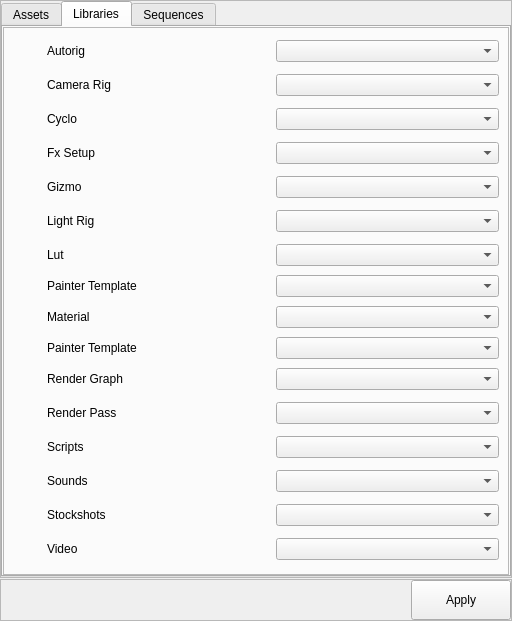
<?xml version="1.0" encoding="UTF-8"?>
<ui version="4.0">
 <class>Form</class>
 <widget class="QWidget" name="Form">
  <property name="geometry">
   <rect>
    <x>0</x>
    <y>0</y>
    <width>512</width>
    <height>605</height>
   </rect>
  </property>
  <property name="windowTitle">
   <string>Form</string>
  </property>
  <layout class="QVBoxLayout" name="verticalLayout">
   <property name="spacing">
    <number>1</number>
   </property>
   <property name="leftMargin">
    <number>0</number>
   </property>
   <property name="topMargin">
    <number>0</number>
   </property>
   <property name="rightMargin">
    <number>0</number>
   </property>
   <property name="bottomMargin">
    <number>0</number>
   </property>
   <item>
    <widget class="QFrame" name="frame">
     <property name="frameShape">
      <enum>QFrame::StyledPanel</enum>
     </property>
     <property name="frameShadow">
      <enum>QFrame::Raised</enum>
     </property>
     <layout class="QVBoxLayout" name="verticalLayout_2">
      <property name="spacing">
       <number>1</number>
      </property>
      <property name="leftMargin">
       <number>0</number>
      </property>
      <property name="topMargin">
       <number>0</number>
      </property>
      <property name="rightMargin">
       <number>0</number>
      </property>
      <property name="bottomMargin">
       <number>0</number>
      </property>
      <item>
       <widget class="QTabWidget" name="tabWidget">
        <property name="currentIndex">
         <number>1</number>
        </property>
        <widget class="QWidget" name="assets_tab">
         <attribute name="title">
          <string>Assets</string>
         </attribute>
         <layout class="QVBoxLayout" name="verticalLayout_3">
          <property name="spacing">
           <number>1</number>
          </property>
          <property name="leftMargin">
           <number>0</number>
          </property>
          <property name="topMargin">
           <number>0</number>
          </property>
          <property name="rightMargin">
           <number>0</number>
          </property>
          <property name="bottomMargin">
           <number>0</number>
          </property>
          <item>
           <widget class="QFrame" name="frame_3">
            <property name="frameShape">
             <enum>QFrame::StyledPanel</enum>
            </property>
            <property name="frameShadow">
             <enum>QFrame::Raised</enum>
            </property>
            <layout class="QHBoxLayout" name="horizontalLayout_3">
             <item>
              <layout class="QGridLayout" name="gridLayout">
               <item row="1" column="0">
                <widget class="QLabel" name="p_w_rigging_label">
                 <property name="minimumSize">
                  <size>
                   <width>28</width>
                   <height>28</height>
                  </size>
                 </property>
                 <property name="maximumSize">
                  <size>
                   <width>28</width>
                   <height>28</height>
                  </size>
                 </property>
                 <property name="text">
                  <string/>
                 </property>
                </widget>
               </item>
               <item row="0" column="0">
                <widget class="QLabel" name="p_w_modeling_label">
                 <property name="minimumSize">
                  <size>
                   <width>28</width>
                   <height>28</height>
                  </size>
                 </property>
                 <property name="maximumSize">
                  <size>
                   <width>28</width>
                   <height>28</height>
                  </size>
                 </property>
                 <property name="text">
                  <string/>
                 </property>
                </widget>
               </item>
               <item row="1" column="1">
                <widget class="QLabel" name="label_3">
                 <property name="text">
                  <string>Rigging</string>
                 </property>
                </widget>
               </item>
               <item row="2" column="1">
                <widget class="QLabel" name="label_5">
                 <property name="text">
                  <string>Grooming</string>
                 </property>
                </widget>
               </item>
               <item row="2" column="2">
                <widget class="QComboBox" name="comboBox_3"/>
               </item>
               <item row="3" column="2">
                <widget class="QComboBox" name="comboBox_4"/>
               </item>
               <item row="4" column="1">
                <widget class="QLabel" name="label_9">
                 <property name="text">
                  <string>Shading</string>
                 </property>
                </widget>
               </item>
               <item row="4" column="2">
                <widget class="QComboBox" name="comboBox_5"/>
               </item>
               <item row="2" column="0">
                <widget class="QLabel" name="p_w_grooming_label">
                 <property name="minimumSize">
                  <size>
                   <width>28</width>
                   <height>28</height>
                  </size>
                 </property>
                 <property name="maximumSize">
                  <size>
                   <width>28</width>
                   <height>28</height>
                  </size>
                 </property>
                 <property name="text">
                  <string/>
                 </property>
                </widget>
               </item>
               <item row="1" column="2">
                <widget class="QComboBox" name="comboBox_2"/>
               </item>
               <item row="3" column="1">
                <widget class="QLabel" name="label_7">
                 <property name="text">
                  <string>Texturing</string>
                 </property>
                </widget>
               </item>
               <item row="4" column="0">
                <widget class="QLabel" name="p_w_shading_label">
                 <property name="minimumSize">
                  <size>
                   <width>28</width>
                   <height>28</height>
                  </size>
                 </property>
                 <property name="maximumSize">
                  <size>
                   <width>28</width>
                   <height>28</height>
                  </size>
                 </property>
                 <property name="text">
                  <string/>
                 </property>
                </widget>
               </item>
               <item row="0" column="2">
                <widget class="QComboBox" name="comboBox"/>
               </item>
               <item row="0" column="1">
                <widget class="QLabel" name="label_2">
                 <property name="text">
                  <string>Modeling</string>
                 </property>
                </widget>
               </item>
               <item row="3" column="0">
                <widget class="QLabel" name="p_w_texturing_label">
                 <property name="minimumSize">
                  <size>
                   <width>28</width>
                   <height>28</height>
                  </size>
                 </property>
                 <property name="maximumSize">
                  <size>
                   <width>28</width>
                   <height>28</height>
                  </size>
                 </property>
                 <property name="text">
                  <string/>
                 </property>
                </widget>
               </item>
               <item row="5" column="1">
                <spacer name="verticalSpacer">
                 <property name="orientation">
                  <enum>Qt::Vertical</enum>
                 </property>
                 <property name="sizeHint" stdset="0">
                  <size>
                   <width>20</width>
                   <height>40</height>
                  </size>
                 </property>
                </spacer>
               </item>
              </layout>
             </item>
            </layout>
           </widget>
          </item>
         </layout>
        </widget>
        <widget class="QWidget" name="libraries_tab">
         <attribute name="title">
          <string>Libraries</string>
         </attribute>
         <layout class="QVBoxLayout" name="verticalLayout_4">
          <property name="spacing">
           <number>1</number>
          </property>
          <property name="leftMargin">
           <number>0</number>
          </property>
          <property name="topMargin">
           <number>0</number>
          </property>
          <property name="rightMargin">
           <number>0</number>
          </property>
          <property name="bottomMargin">
           <number>0</number>
          </property>
          <item>
           <widget class="QFrame" name="frame_4">
            <property name="frameShape">
             <enum>QFrame::StyledPanel</enum>
            </property>
            <property name="frameShadow">
             <enum>QFrame::Raised</enum>
            </property>
            <layout class="QVBoxLayout" name="verticalLayout_6">
             <item>
              <layout class="QGridLayout" name="gridLayout_2">
               <item row="5" column="1">
                <widget class="QLabel" name="label_11">
                 <property name="text">
                  <string>Light Rig</string>
                 </property>
                </widget>
               </item>
               <item row="15" column="0">
                <widget class="QLabel" name="p_w_video_label">
                 <property name="minimumSize">
                  <size>
                   <width>28</width>
                   <height>28</height>
                  </size>
                 </property>
                 <property name="maximumSize">
                  <size>
                   <width>28</width>
                   <height>28</height>
                  </size>
                 </property>
                 <property name="text">
                  <string/>
                 </property>
                </widget>
               </item>
               <item row="0" column="2">
                <widget class="QComboBox" name="comboBox_6"/>
               </item>
               <item row="12" column="2">
                <widget class="QComboBox" name="comboBox_16"/>
               </item>
               <item row="13" column="0">
                <widget class="QLabel" name="p_w_sounds_label">
                 <property name="minimumSize">
                  <size>
                   <width>28</width>
                   <height>28</height>
                  </size>
                 </property>
                 <property name="maximumSize">
                  <size>
                   <width>28</width>
                   <height>28</height>
                  </size>
                 </property>
                 <property name="text">
                  <string/>
                 </property>
                </widget>
               </item>
               <item row="1" column="2">
                <widget class="QComboBox" name="comboBox_7"/>
               </item>
               <item row="1" column="1">
                <widget class="QLabel" name="label_4">
                 <property name="text">
                  <string>Camera Rig</string>
                 </property>
                </widget>
               </item>
               <item row="16" column="1">
                <spacer name="verticalSpacer_2">
                 <property name="orientation">
                  <enum>Qt::Vertical</enum>
                 </property>
                 <property name="sizeHint" stdset="0">
                  <size>
                   <width>20</width>
                   <height>40</height>
                  </size>
                 </property>
                </spacer>
               </item>
               <item row="14" column="0">
                <widget class="QLabel" name="p_w_stockshots_label">
                 <property name="minimumSize">
                  <size>
                   <width>28</width>
                   <height>28</height>
                  </size>
                 </property>
                 <property name="maximumSize">
                  <size>
                   <width>28</width>
                   <height>28</height>
                  </size>
                 </property>
                 <property name="text">
                  <string/>
                 </property>
                </widget>
               </item>
               <item row="4" column="0">
                <widget class="QLabel" name="p_w_gizmo_label">
                 <property name="minimumSize">
                  <size>
                   <width>28</width>
                   <height>28</height>
                  </size>
                 </property>
                 <property name="maximumSize">
                  <size>
                   <width>28</width>
                   <height>28</height>
                  </size>
                 </property>
                 <property name="text">
                  <string/>
                 </property>
                </widget>
               </item>
               <item row="0" column="0">
                <widget class="QLabel" name="p_w_autorig_label">
                 <property name="minimumSize">
                  <size>
                   <width>28</width>
                   <height>28</height>
                  </size>
                 </property>
                 <property name="maximumSize">
                  <size>
                   <width>28</width>
                   <height>28</height>
                  </size>
                 </property>
                 <property name="text">
                  <string/>
                 </property>
                </widget>
               </item>
               <item row="12" column="0">
                <widget class="QLabel" name="p_w_scripts_label">
                 <property name="minimumSize">
                  <size>
                   <width>28</width>
                   <height>28</height>
                  </size>
                 </property>
                 <property name="maximumSize">
                  <size>
                   <width>28</width>
                   <height>28</height>
                  </size>
                 </property>
                 <property name="text">
                  <string/>
                 </property>
                </widget>
               </item>
               <item row="3" column="1">
                <widget class="QLabel" name="label_8">
                 <property name="text">
                  <string>Fx Setup</string>
                 </property>
                </widget>
               </item>
               <item row="2" column="1">
                <widget class="QLabel" name="label_6">
                 <property name="text">
                  <string>Cyclo</string>
                 </property>
                </widget>
               </item>
               <item row="3" column="0">
                <widget class="QLabel" name="p_w_fx_setup_label">
                 <property name="minimumSize">
                  <size>
                   <width>28</width>
                   <height>28</height>
                  </size>
                 </property>
                 <property name="maximumSize">
                  <size>
                   <width>28</width>
                   <height>28</height>
                  </size>
                 </property>
                 <property name="text">
                  <string/>
                 </property>
                </widget>
               </item>
               <item row="3" column="2">
                <widget class="QComboBox" name="comboBox_9"/>
               </item>
               <item row="6" column="1">
                <widget class="QLabel" name="label_12">
                 <property name="text">
                  <string>Lut</string>
                 </property>
                </widget>
               </item>
               <item row="0" column="1">
                <widget class="QLabel" name="label">
                 <property name="text">
                  <string>Autorig</string>
                 </property>
                </widget>
               </item>
               <item row="9" column="2">
                <widget class="QComboBox" name="comboBox_28"/>
               </item>
               <item row="9" column="1">
                <widget class="QLabel" name="label_28">
                 <property name="text">
                  <string>Painter Template</string>
                 </property>
                </widget>
               </item>
               <item row="14" column="2">
                <widget class="QComboBox" name="comboBox_18"/>
               </item>
               <item row="8" column="2">
                <widget class="QComboBox" name="comboBox_13"/>
               </item>
               <item row="11" column="1">
                <widget class="QLabel" name="label_15">
                 <property name="text">
                  <string>Render Pass</string>
                 </property>
                </widget>
               </item>
               <item row="13" column="2">
                <widget class="QComboBox" name="comboBox_17"/>
               </item>
               <item row="10" column="2">
                <widget class="QComboBox" name="comboBox_14"/>
               </item>
               <item row="2" column="0">
                <widget class="QLabel" name="p_w_cyclo_label">
                 <property name="minimumSize">
                  <size>
                   <width>28</width>
                   <height>28</height>
                  </size>
                 </property>
                 <property name="maximumSize">
                  <size>
                   <width>28</width>
                   <height>28</height>
                  </size>
                 </property>
                 <property name="text">
                  <string/>
                 </property>
                </widget>
               </item>
               <item row="8" column="0">
                <widget class="QLabel" name="p_w_material_label">
                 <property name="minimumSize">
                  <size>
                   <width>28</width>
                   <height>28</height>
                  </size>
                 </property>
                 <property name="maximumSize">
                  <size>
                   <width>28</width>
                   <height>28</height>
                  </size>
                 </property>
                 <property name="text">
                  <string/>
                 </property>
                </widget>
               </item>
               <item row="15" column="1">
                <widget class="QLabel" name="label_19">
                 <property name="text">
                  <string>Video</string>
                 </property>
                </widget>
               </item>
               <item row="4" column="1">
                <widget class="QLabel" name="label_10">
                 <property name="text">
                  <string>Gizmo</string>
                 </property>
                </widget>
               </item>
               <item row="5" column="0">
                <widget class="QLabel" name="p_w_light_rig_label">
                 <property name="minimumSize">
                  <size>
                   <width>28</width>
                   <height>28</height>
                  </size>
                 </property>
                 <property name="maximumSize">
                  <size>
                   <width>28</width>
                   <height>28</height>
                  </size>
                 </property>
                 <property name="text">
                  <string/>
                 </property>
                </widget>
               </item>
               <item row="11" column="2">
                <widget class="QComboBox" name="comboBox_15"/>
               </item>
               <item row="12" column="1">
                <widget class="QLabel" name="label_16">
                 <property name="text">
                  <string>Scripts</string>
                 </property>
                </widget>
               </item>
               <item row="1" column="0">
                <widget class="QLabel" name="p_w_camera_rig_label">
                 <property name="minimumSize">
                  <size>
                   <width>28</width>
                   <height>28</height>
                  </size>
                 </property>
                 <property name="maximumSize">
                  <size>
                   <width>28</width>
                   <height>28</height>
                  </size>
                 </property>
                 <property name="text">
                  <string/>
                 </property>
                </widget>
               </item>
               <item row="14" column="1">
                <widget class="QLabel" name="label_18">
                 <property name="text">
                  <string>Stockshots</string>
                 </property>
                </widget>
               </item>
               <item row="4" column="2">
                <widget class="QComboBox" name="comboBox_10"/>
               </item>
               <item row="10" column="1">
                <widget class="QLabel" name="label_14">
                 <property name="text">
                  <string>Render Graph</string>
                 </property>
                </widget>
               </item>
               <item row="6" column="2">
                <widget class="QComboBox" name="comboBox_12"/>
               </item>
               <item row="6" column="0">
                <widget class="QLabel" name="p_w_lut_label">
                 <property name="minimumSize">
                  <size>
                   <width>28</width>
                   <height>28</height>
                  </size>
                 </property>
                 <property name="maximumSize">
                  <size>
                   <width>28</width>
                   <height>28</height>
                  </size>
                 </property>
                 <property name="text">
                  <string/>
                 </property>
                </widget>
               </item>
               <item row="15" column="2">
                <widget class="QComboBox" name="comboBox_19"/>
               </item>
               <item row="2" column="2">
                <widget class="QComboBox" name="comboBox_8"/>
               </item>
               <item row="8" column="1">
                <widget class="QLabel" name="label_13">
                 <property name="text">
                  <string>Material</string>
                 </property>
                </widget>
               </item>
               <item row="10" column="0">
                <widget class="QLabel" name="p_w_render_graph_label">
                 <property name="minimumSize">
                  <size>
                   <width>28</width>
                   <height>28</height>
                  </size>
                 </property>
                 <property name="maximumSize">
                  <size>
                   <width>28</width>
                   <height>28</height>
                  </size>
                 </property>
                 <property name="text">
                  <string/>
                 </property>
                </widget>
               </item>
               <item row="5" column="2">
                <widget class="QComboBox" name="comboBox_11"/>
               </item>
               <item row="13" column="1">
                <widget class="QLabel" name="label_17">
                 <property name="text">
                  <string>Sounds</string>
                 </property>
                </widget>
               </item>
               <item row="11" column="0">
                <widget class="QLabel" name="p_w_render_pass_label">
                 <property name="minimumSize">
                  <size>
                   <width>28</width>
                   <height>28</height>
                  </size>
                 </property>
                 <property name="maximumSize">
                  <size>
                   <width>28</width>
                   <height>28</height>
                  </size>
                 </property>
                 <property name="text">
                  <string/>
                 </property>
                </widget>
               </item>
               <item row="7" column="2">
                <widget class="QComboBox" name="comboBox_29"/>
               </item>
               <item row="7" column="1">
                <widget class="QLabel" name="label_29">
                 <property name="text">
                  <string>Painter Template</string>
                 </property>
                </widget>
               </item>
               <item row="7" column="0">
                <widget class="QLabel" name="p_w_painter_template_label">
                 <property name="text">
                  <string/>
                 </property>
                </widget>
               </item>
              </layout>
             </item>
            </layout>
           </widget>
          </item>
         </layout>
        </widget>
        <widget class="QWidget" name="sequences_tab">
         <attribute name="title">
          <string>Sequences</string>
         </attribute>
         <layout class="QVBoxLayout" name="verticalLayout_5">
          <property name="spacing">
           <number>1</number>
          </property>
          <property name="leftMargin">
           <number>0</number>
          </property>
          <property name="topMargin">
           <number>0</number>
          </property>
          <property name="rightMargin">
           <number>0</number>
          </property>
          <property name="bottomMargin">
           <number>0</number>
          </property>
          <item>
           <widget class="QFrame" name="frame_5">
            <property name="frameShape">
             <enum>QFrame::StyledPanel</enum>
            </property>
            <property name="frameShadow">
             <enum>QFrame::Raised</enum>
            </property>
            <layout class="QVBoxLayout" name="verticalLayout_7">
             <item>
              <layout class="QGridLayout" name="gridLayout_3">
               <item row="0" column="1">
                <widget class="QLabel" name="label_20">
                 <property name="text">
                  <string>Concept</string>
                 </property>
                </widget>
               </item>
               <item row="5" column="2">
                <widget class="QComboBox" name="comboBox_25"/>
               </item>
               <item row="1" column="1">
                <widget class="QLabel" name="label_21">
                 <property name="text">
                  <string>Layout</string>
                 </property>
                </widget>
               </item>
               <item row="5" column="1">
                <widget class="QLabel" name="label_25">
                 <property name="text">
                  <string>Fx</string>
                 </property>
                </widget>
               </item>
               <item row="2" column="2">
                <widget class="QComboBox" name="comboBox_22"/>
               </item>
               <item row="7" column="2">
                <widget class="QComboBox" name="comboBox_27"/>
               </item>
               <item row="0" column="2">
                <widget class="QComboBox" name="comboBox_20"/>
               </item>
               <item row="2" column="1">
                <widget class="QLabel" name="label_22">
                 <property name="text">
                  <string>Animation</string>
                 </property>
                </widget>
               </item>
               <item row="4" column="1">
                <widget class="QLabel" name="label_24">
                 <property name="text">
                  <string>Cfx</string>
                 </property>
                </widget>
               </item>
               <item row="0" column="0">
                <widget class="QLabel" name="p_w_concept_label">
                 <property name="minimumSize">
                  <size>
                   <width>28</width>
                   <height>28</height>
                  </size>
                 </property>
                 <property name="maximumSize">
                  <size>
                   <width>28</width>
                   <height>28</height>
                  </size>
                 </property>
                 <property name="text">
                  <string/>
                 </property>
                </widget>
               </item>
               <item row="1" column="2">
                <widget class="QComboBox" name="comboBox_21"/>
               </item>
               <item row="4" column="2">
                <widget class="QComboBox" name="comboBox_24"/>
               </item>
               <item row="6" column="1">
                <widget class="QLabel" name="label_26">
                 <property name="text">
                  <string>Compositing</string>
                 </property>
                </widget>
               </item>
               <item row="3" column="1">
                <widget class="QLabel" name="label_23">
                 <property name="text">
                  <string>Lighting</string>
                 </property>
                </widget>
               </item>
               <item row="3" column="2">
                <widget class="QComboBox" name="comboBox_23"/>
               </item>
               <item row="6" column="2">
                <widget class="QComboBox" name="comboBox_26"/>
               </item>
               <item row="7" column="1">
                <widget class="QLabel" name="label_27">
                 <property name="text">
                  <string>Camera</string>
                 </property>
                </widget>
               </item>
               <item row="8" column="1">
                <spacer name="verticalSpacer_3">
                 <property name="orientation">
                  <enum>Qt::Vertical</enum>
                 </property>
                 <property name="sizeHint" stdset="0">
                  <size>
                   <width>20</width>
                   <height>40</height>
                  </size>
                 </property>
                </spacer>
               </item>
               <item row="1" column="0">
                <widget class="QLabel" name="p_w_layout_label">
                 <property name="minimumSize">
                  <size>
                   <width>28</width>
                   <height>28</height>
                  </size>
                 </property>
                 <property name="maximumSize">
                  <size>
                   <width>28</width>
                   <height>28</height>
                  </size>
                 </property>
                 <property name="text">
                  <string/>
                 </property>
                </widget>
               </item>
               <item row="2" column="0">
                <widget class="QLabel" name="p_w_animation_label">
                 <property name="minimumSize">
                  <size>
                   <width>28</width>
                   <height>28</height>
                  </size>
                 </property>
                 <property name="maximumSize">
                  <size>
                   <width>28</width>
                   <height>28</height>
                  </size>
                 </property>
                 <property name="text">
                  <string/>
                 </property>
                </widget>
               </item>
               <item row="3" column="0">
                <widget class="QLabel" name="p_w_lighting_label">
                 <property name="minimumSize">
                  <size>
                   <width>28</width>
                   <height>28</height>
                  </size>
                 </property>
                 <property name="maximumSize">
                  <size>
                   <width>28</width>
                   <height>28</height>
                  </size>
                 </property>
                 <property name="text">
                  <string/>
                 </property>
                </widget>
               </item>
               <item row="4" column="0">
                <widget class="QLabel" name="p_w_cfx_label">
                 <property name="minimumSize">
                  <size>
                   <width>28</width>
                   <height>28</height>
                  </size>
                 </property>
                 <property name="maximumSize">
                  <size>
                   <width>28</width>
                   <height>28</height>
                  </size>
                 </property>
                 <property name="text">
                  <string/>
                 </property>
                </widget>
               </item>
               <item row="5" column="0">
                <widget class="QLabel" name="p_w_fx_label">
                 <property name="minimumSize">
                  <size>
                   <width>28</width>
                   <height>28</height>
                  </size>
                 </property>
                 <property name="maximumSize">
                  <size>
                   <width>28</width>
                   <height>28</height>
                  </size>
                 </property>
                 <property name="text">
                  <string/>
                 </property>
                </widget>
               </item>
               <item row="6" column="0">
                <widget class="QLabel" name="p_w_compositing_label">
                 <property name="minimumSize">
                  <size>
                   <width>28</width>
                   <height>28</height>
                  </size>
                 </property>
                 <property name="maximumSize">
                  <size>
                   <width>28</width>
                   <height>28</height>
                  </size>
                 </property>
                 <property name="text">
                  <string/>
                 </property>
                </widget>
               </item>
               <item row="7" column="0">
                <widget class="QLabel" name="p_w_camera_label">
                 <property name="minimumSize">
                  <size>
                   <width>28</width>
                   <height>28</height>
                  </size>
                 </property>
                 <property name="maximumSize">
                  <size>
                   <width>28</width>
                   <height>28</height>
                  </size>
                 </property>
                 <property name="text">
                  <string/>
                 </property>
                </widget>
               </item>
              </layout>
             </item>
            </layout>
           </widget>
          </item>
         </layout>
        </widget>
       </widget>
      </item>
     </layout>
    </widget>
   </item>
   <item>
    <widget class="QFrame" name="frame_2">
     <property name="frameShape">
      <enum>QFrame::StyledPanel</enum>
     </property>
     <property name="frameShadow">
      <enum>QFrame::Raised</enum>
     </property>
     <layout class="QHBoxLayout" name="horizontalLayout">
      <property name="spacing">
       <number>1</number>
      </property>
      <property name="leftMargin">
       <number>0</number>
      </property>
      <property name="topMargin">
       <number>0</number>
      </property>
      <property name="rightMargin">
       <number>0</number>
      </property>
      <property name="bottomMargin">
       <number>0</number>
      </property>
      <item>
       <spacer name="horizontalSpacer">
        <property name="orientation">
         <enum>Qt::Horizontal</enum>
        </property>
        <property name="sizeHint" stdset="0">
         <size>
          <width>40</width>
          <height>20</height>
         </size>
        </property>
       </spacer>
      </item>
      <item>
       <widget class="QPushButton" name="pushButton">
        <property name="minimumSize">
         <size>
          <width>100</width>
          <height>40</height>
         </size>
        </property>
        <property name="text">
         <string>Apply</string>
        </property>
       </widget>
      </item>
     </layout>
    </widget>
   </item>
  </layout>
 </widget>
 <resources/>
 <connections/>
</ui>
